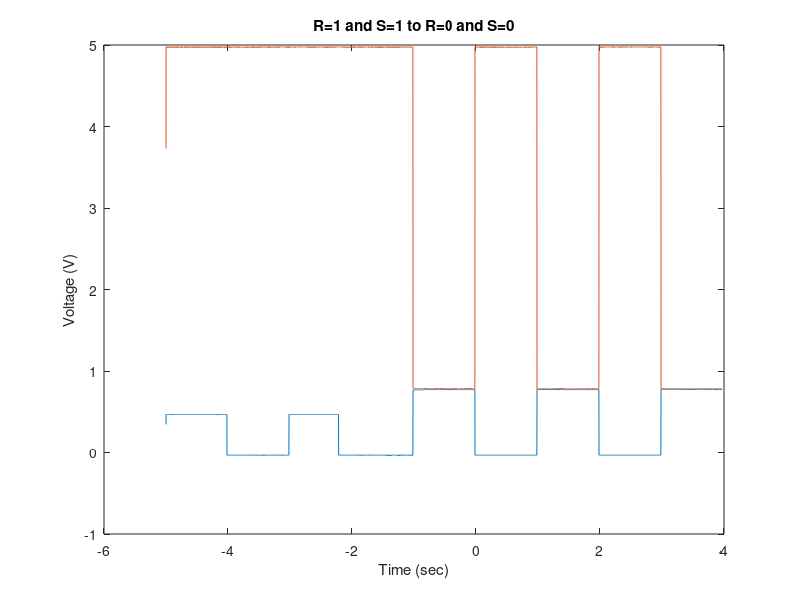
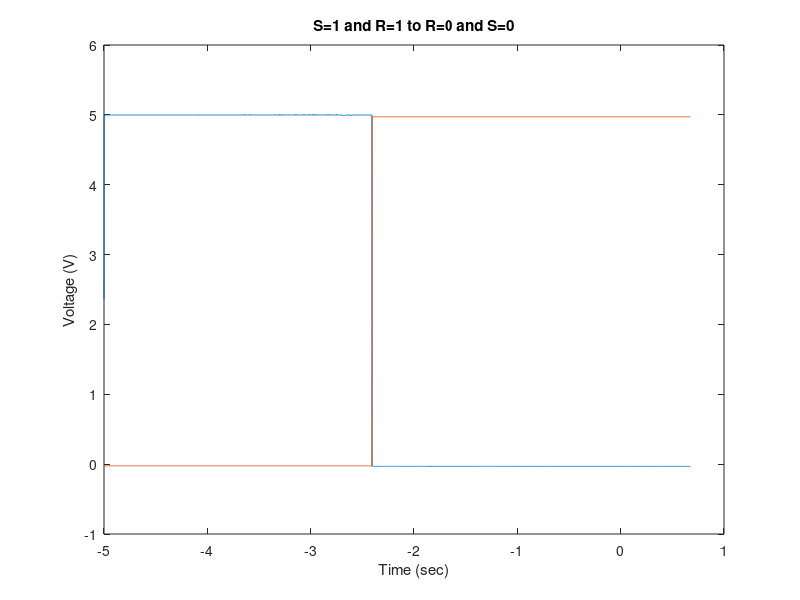

Recreate these plots in MATLAB, in order.
load delay1.csv
load sixtranr1s0_to_r1s1.csv %%ref as r1s0
load sixtranr1s1_to_r0s0.csv %%ref as r1s1
load sixtrans1r0_to_r1s0.csv %%ref as s1r0

time = delay1(:,1);
C1 = delay1(:,2);
C2 = delay1(:,3);
x = 6565:6570;

% figure
% plot(time(x), C1(x))
% hold on
% plot(time(x), C2(x))
% xlabel('Time (seconds)')
% ylabel('Voltage (V)')
% title('Time delay of simple SR latch circuit')

r1s0 = sixtranr1s0_to_r1s1;
r1s1 = sixtranr1s1_to_r0s0; 
s1r0 = sixtrans1r0_to_r1s0;

% figure
% limits = [-5.5, 4 , -0.1, 5.5];
% axis(limits);
% plot(r1s0(:,1), r1s0(:,2), 'linewidth', 2);
% hold on
% plot(r1s0(:,1), r1s0(:,3), 'linewidth', 2);
% xlabel('Time (sec)')
% ylabel('Voltage (V)')
% title('')
%legend('Q', Qnot')

figure
plot(r1s1(:,1), r1s1(:,2))
hold on
plot(r1s1(:,1), r1s1(:,3))
xlabel('Time (sec)')
ylabel('Voltage (V)')
title('R=1 and S=1 to R=0 and S=0')

figure
plot(s1r0(:,1), s1r0(:,2))
hold on
plot(s1r0(:,1), s1r0(:,3))
xlabel('Time (sec)')
ylabel('Voltage (V)')
title('S=1 and R=1 to R=0 and S=0')